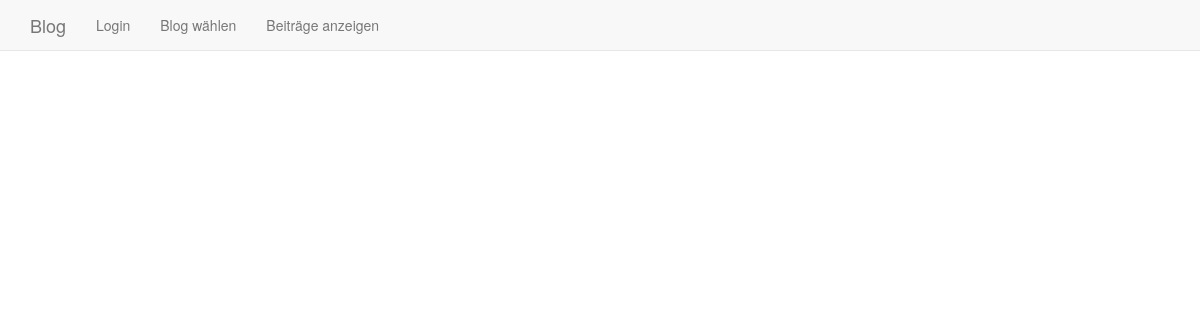
/index.php?function=entries_public&bid=0, run on an earlier commit of the app's database.
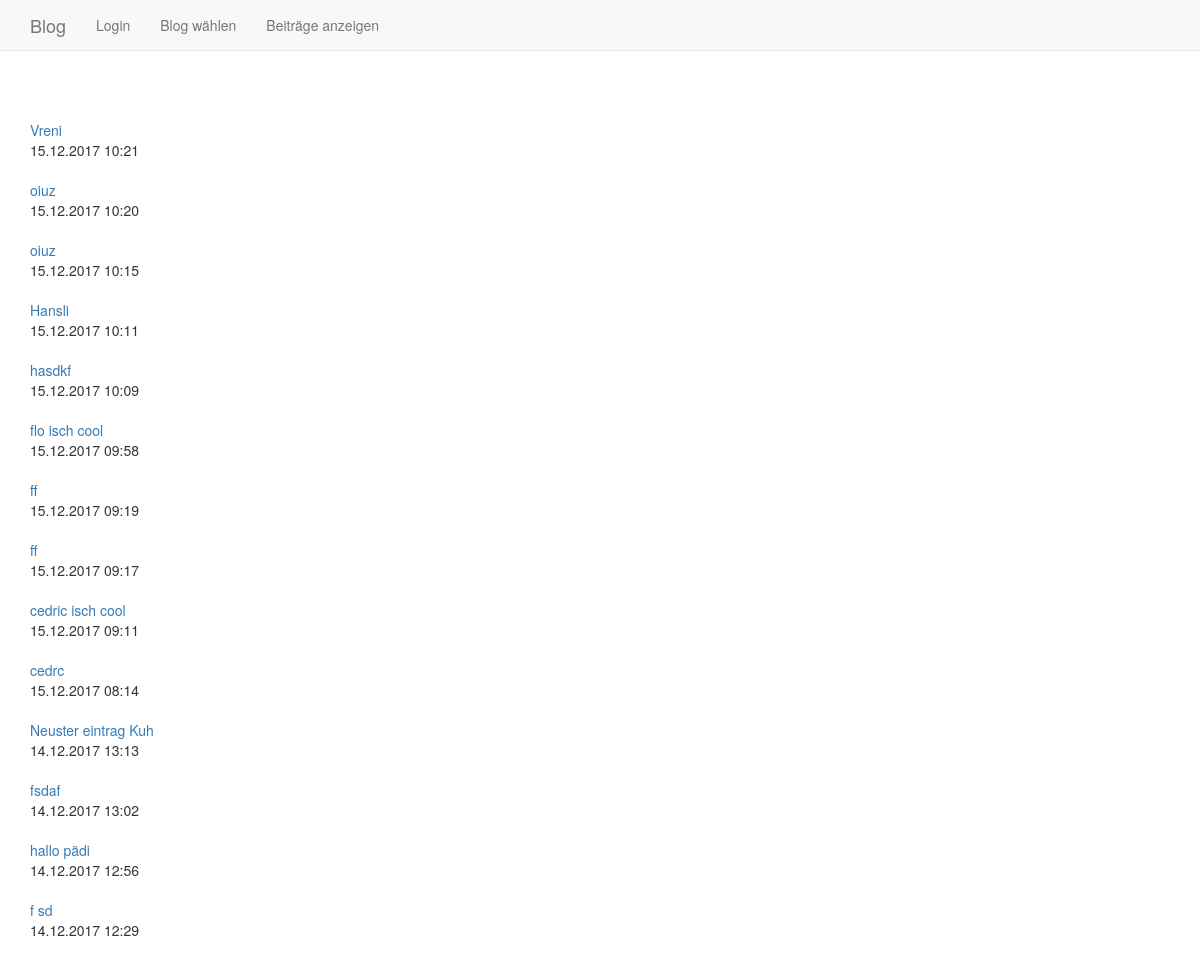
And on a later commit of the database.
### tables this page shows
CREATE TABLE `entry` (
	`eid`	INTEGER PRIMARY KEY AUTOINCREMENT,
	`uid`	INTEGER NOT NULL,
	`tid`	INTEGER,
	`datetime`	INTEGER NOT NULL,
	`title`	TEXT NOT NULL,
	`content`	TEXT NOT NULL,
	`picture1`	TEXT,
	`picture2`	TEXT,
	`picture3`	TEXT,
	FOREIGN KEY(`uid`) REFERENCES `user`(`uid`),
	FOREIGN KEY(`tid`) REFERENCES `topic`(`tid`)
);

### include/functions_db.php (called while the page is built, shortened)
<?php
  function getEntries($uid) {
	$alle = [];
	$db = getValue('cfg_db');
	$entries = $db->query("SELECT eid, datetime, title, content, picture1, picture2, picture3 FROM entry WHERE uid=$uid ORDER BY datetime DESC");
	while ($entry = $entries->fetchArray()) {
	  $alle[] = $entry;
	}
	return $alle;
  }
?>

### entries_public.php (the view, shortened to what this page needs)
<?php
$entries = getEntries($blogId);
foreach ($entries as $entry ) {
$eid = $entry['eid'];
$title = $entry['title'];
echo "<br/>";
echo "<br/>";
echo "<a href='index.php?function=entries_public&bid=$blogId&eid=$eid'>$title</a>";
echo "<br/>";
echo date('d.m.Y H:i',$entry['datetime']);
}
?>
</div>

### index.php (shortened to what this page needs)
<?php
  require_once("include/functions_db.php");
  if (isset($_GET['function'])) $function = $_GET['function'];
  else $function = "login";
  if(isset($_SESSION['uid'])) {
    if(isset($_GET['bid'])){
      $blogId = $_GET['bid'];
    }
    else{
      $blogId = 0;
    }
    $blogName = getUserName($_SESSION['uid']);
  }
  elseif (isset($_GET['bid'])){
    $blogId = $_GET['bid'];
    $blogName = getUserName($_GET['bid']);
  }
  else{
    $blogId = 0;
    $blogName = "";
  }
?>
<!DOCTYPE html>
<html lang="de">
<head>
  <link href="css/bootstrap.min.css" rel="stylesheet" />
</head>
<body>
  <nav class="navbar navbar-default navbar-fixed-top">
	<div class="container">
      <div class="navbar-header">
		<a class="navbar-brand"><?php echo "Blog ".$blogName.""; ?></a>
      </div>
      <ul class="nav navbar-nav">
		<?php
    if(isset($_SESSION['uid'])){
      echo "<li><a href='index.php?function=logout&bid=$blogId'>Logout</a></li>";
      echo "<li><a href='index.php?function=blogs&bid=$blogId'>Blog wählen</a></li>";
      echo "<li><a href='index.php?function=entries_public&bid=$blogId'>Beiträge anzeigen</a></li>";
      echo "<li><a href='index.php?function=blog_new&bid=$blogId'>Beitrag hinzufügen</a></li>";
      echo "<li><a href='index.php?function=meine_blogs&bid=$blogId'>Meine Beiträge</a></li>";
    }
    else {
      echo "<li><a href='index.php?function=login&bid=$blogId'>Login</a></li>";
      echo "<li><a href='index.php?function=blogs&bid=$blogId'>Blog wählen</a></li>";
     echo "<li><a href='index.php?function=entries_public&bid=$blogId'>Beiträge anzeigen</a></li>";
    }
		?>
      </ul>
	</div>
  </nav>
  <div class="container" style="margin-top:80px">
  <?php
	require_once("$function.php");
  ?>
</body>
</html>

What changed in the data, as far as the page shows it:
added entry: title "Vreni", datetime "15.12.2017 10:21"
added entry: title "oiuz", datetime "15.12.2017 10:20"
added entry: title "oiuz", datetime "15.12.2017 10:15"
added entry: title "Hansli", datetime "15.12.2017 10:11"
added entry: title "hasdkf", datetime "15.12.2017 10:09"
added entry: title "flo isch cool", datetime "15.12.2017 09:58"
added entry: title "ff", datetime "15.12.2017 09:19"
added entry: title "ff", datetime "15.12.2017 09:17"
added entry: title "cedric isch cool", datetime "15.12.2017 09:11"
added entry: title "cedrc", datetime "15.12.2017 08:14"
added entry: title "Neuster eintrag Kuh", datetime "14.12.2017 13:13"
added entry: title "fsdaf", datetime "14.12.2017 13:02"
added entry: title "hallo pädi", datetime "14.12.2017 12:56"
added entry: title "f sd", datetime "14.12.2017 12:29"
